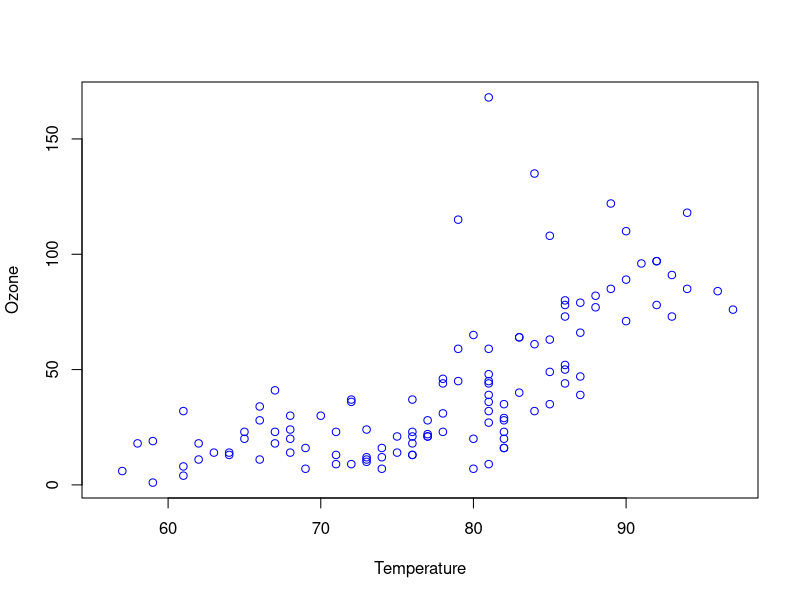
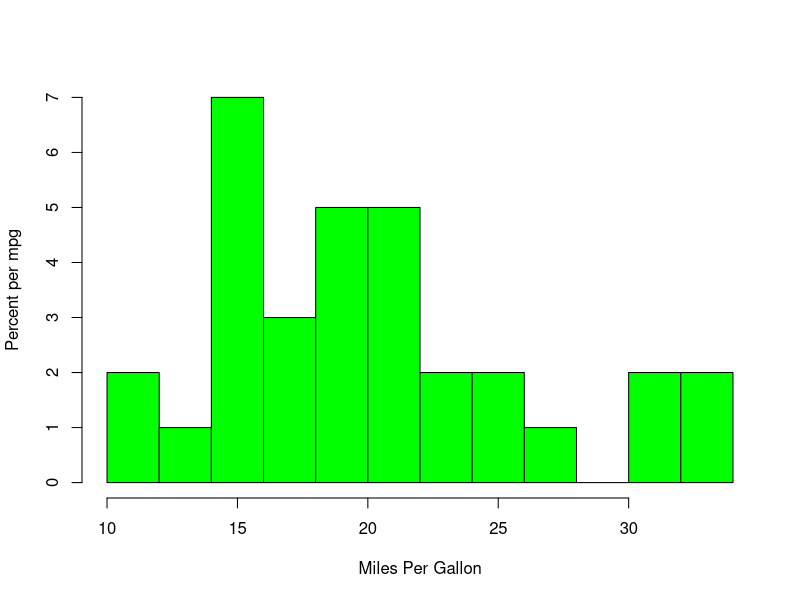
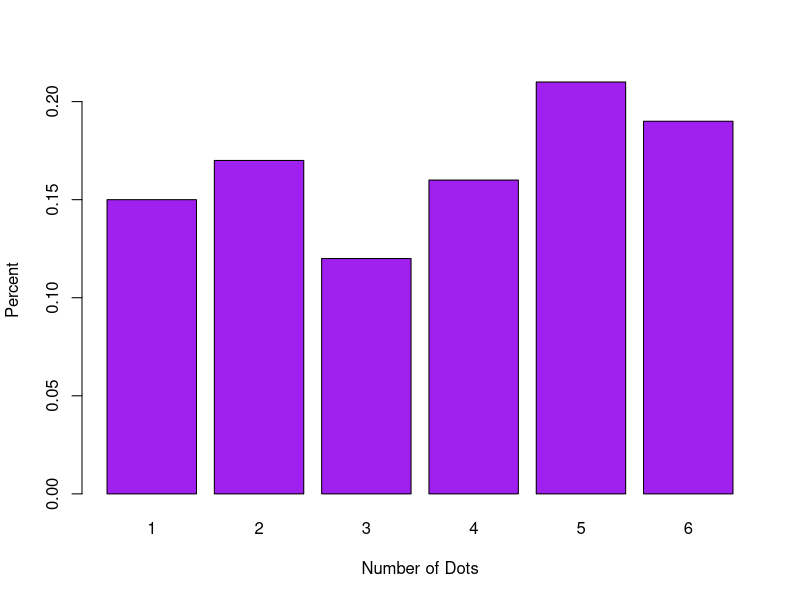

Write the R code that produced these figures, in order.
## ---- chunk 1
knitr::opts_chunk$set(echo = TRUE)
## ---- chunk 2
summary(airquality)
## ---- chunk 3
plot(airquality$Temp, airquality$Ozone, xlab="Temperature", ylab="Ozone", col='blue')
## ---- chunk 4
hist(mtcars$mpg, col='green', xlab="Miles Per Gallon", ylab="Percent per mpg", main='', breaks=10)
## ---- chunk 5
n = 100
x = sample(1:6, n, replace=TRUE)
x
## ---- chunk 6
table(x)
## ---- chunk 7
barplot(table(x) / n, xlab="Number of Dots", ylab="Percent", col='purple')
